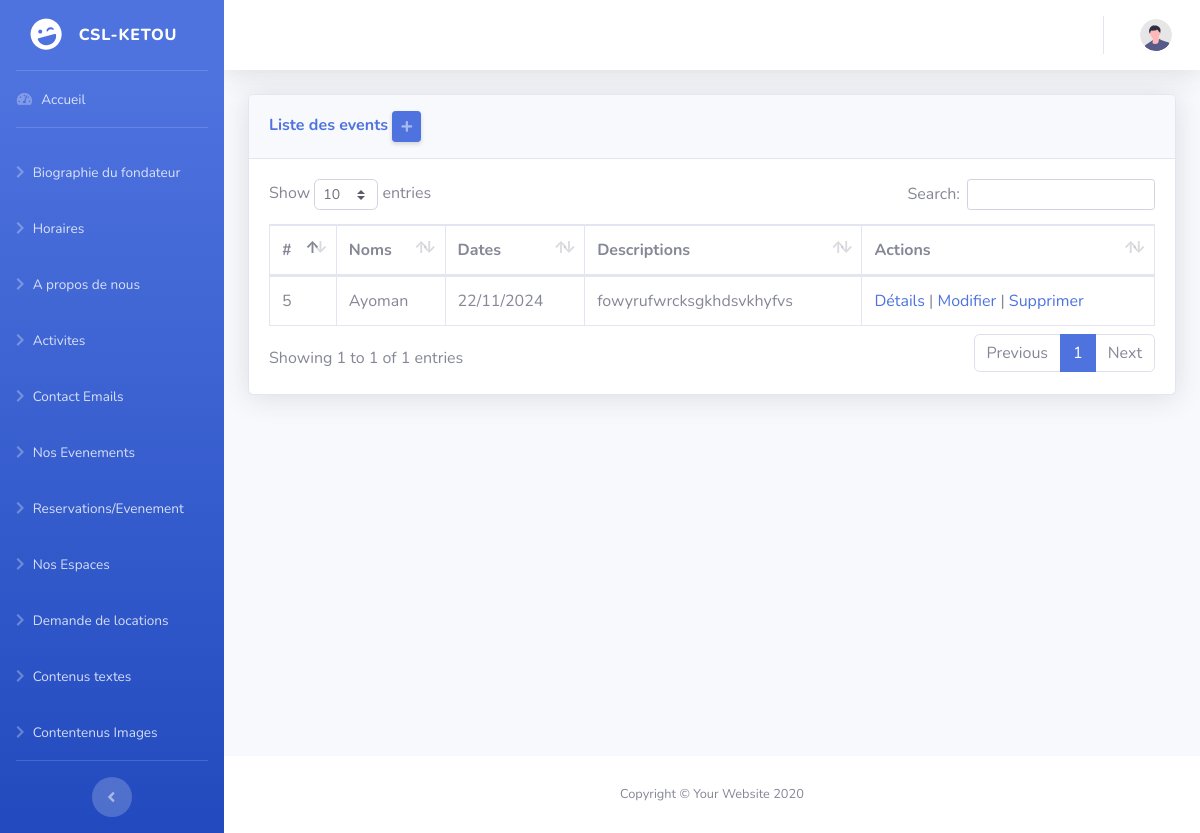
Screenshot of /Admin/csl-backend/events/index.php with the database file from the repository.
### tables this page shows
CREATE TABLE `events` (
  `id` int(11) NOT NULL,
  `name` varchar(255) NOT NULL,
  `date` date NOT NULL,
  `description` text NOT NULL,
  `created_at` timestamp NOT NULL DEFAULT current_timestamp(),
  `updated_at` timestamp NOT NULL DEFAULT current_timestamp() ON UPDATE current_timestamp()
);

### Admin/csl-backend/events/index.php (the view, shortened to what this page needs)
<?php
require '../../../config/database.php';
$stmt = $pdo->query("SELECT * FROM events");
$aboutUs = $stmt->fetchAll(PDO::FETCH_ASSOC);
?>
<!DOCTYPE html>
<html lang="en">
<head>
    <?php
        include('../includes/links.php')
    ?>
</head>
<body id="page-top">
    <div id="wrapper">
         <?php
            include('../includes/sidebar.php')
        ?>
        <div id="content-wrapper" class="d-flex flex-column">
            <div id="content">
                 <?php
                    include('../includes/navbar.php')
                ?>
                <div class="container-fluid">
                    <div class="card shadow mb-4">
                        <div class="card-header py-3">
                            <h6 class="m-0 font-weight-bold text-primary">Liste des events <a href="create.php" class="d-none d-sm-inline-block btn btn-sm btn-primary shadow-sm"><i class="fas fa-plus fa-sm text-white-50"></i></a></h6>
                        </div>
                        <div class="card-body">
                            <div class="table-responsive">
                                <table class="table table-bordered" id="dataTable" width="100%" cellspacing="0">
                                    <thead>
                                        <tr>
                                            <th>#</th>
                                            <th>Noms</th>
                                            <th>Dates</th>
                                            <th>Descriptions</th>
                                            <th>Actions</th>
                                        </tr>
                                    </thead>
                                    <tbody>
                                        <?php foreach ($aboutUs as $item): ?>
                                            <tr>
                                                <td><?= $item['id'] ?></td>
                                                <td><?= htmlspecialchars($item['name']) ?></td>
                                                <td><?= (new DateTime($item['date']))->format('d/m/Y') ?></td>
                                                <td><?= htmlspecialchars($item['description']) ?></td>
                                                <td>
                                                    <a href="detail.php?id=<?= $item['id'] ?>">Détails</a> |
                                                    <a href="edit.php?id=<?= $item['id'] ?>">Modifier</a> |
                                                    <a href="delete.php?id=<?= $item['id'] ?>" onclick="return confirm('Êtes-vous sûr ?')">Supprimer</a>
                                                </td>
                                            </tr>
                                        <?php endforeach; ?>
                                    </tbody>
                                </table>
                            </div>
                        </div>
                    </div>
                </div>
            </div>
             <?php
                include('../includes/footer.php');
             ?>
        </div>
    </div>
</body>
</html>

### rows the page displays
events: id "5", name "Ayoman", date "22/11/2024", description "fowyrufwrcksgkhdsvkhyfvs"
